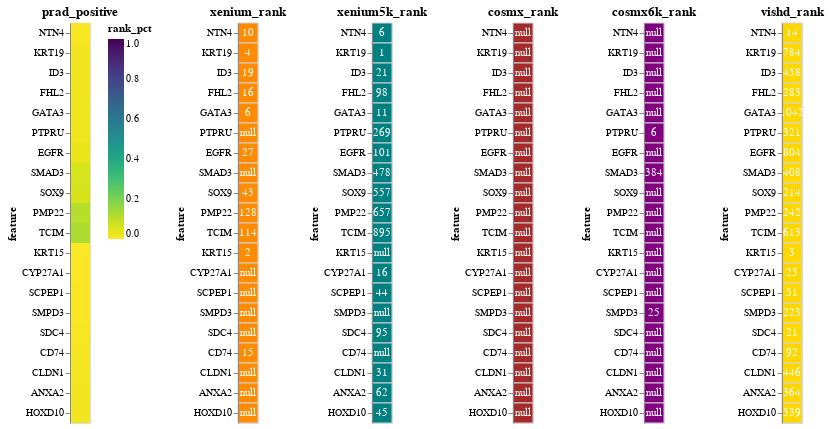

Notebook code cell kept with this figure:
### Code cell
disease, direction = 'prad', 'positive'
generate_consensus_chart(disease, direction)

### Figure 1 — Vega-Lite specification as saved in the notebook (floating-point values rounded to 4 significant figures)
{"config": {"view": {"continuousWidth": 300, "continuousHeight": 300}}, "hconcat": [{"data": {"name": "data-7959b74187448b733f60c9489628d5d8"}, "mark": {"type": "rect"}, "encoding": {"color": {"field": "rank_pct", "scale": {"domain": [0, 1.0], "reverse": true, "scheme": "viridis"}, "type": "quantitative"}, "y": {"field": "feature", "sort": ["NTN4", "KRT19", "ID3", "FHL2", "GATA3", "PTPRU", "EGFR", "SMAD3", "SOX9", "PMP22", "TCIM", "KRT15", "CYP27A1", "SCPEP1", "SMPD3", "SDC4", "CD74", "CLDN1", "ANXA2", "HOXD10"], "type": "nominal"}}, "title": "prad_positive"}, {"hconcat": [{"layer": [{"mark": {"type": "rect", "color": "darkorange", "stroke": "lightgray", "strokeWidth": 1}, "encoding": {"y": {"field": "feature", "sort": ["NTN4", "KRT19", "ID3", "FHL2", "GATA3", "PTPRU", "EGFR", "SMAD3", "SOX9", "PMP22", "TCIM", "KRT15", "CYP27A1", "SCPEP1", "SMPD3", "SDC4", "CD74", "CLDN1", "ANXA2", "HOXD10"], "type": "nominal"}}, "title": "xenium_rank"}, {"mark": {"type": "text", "baseline": "middle", "color": "white"}, "encoding": {"text": {"field": "value", "type": "quantitative"}, "y": {"field": "feature", "sort": ["NTN4", "KRT19", "ID3", "FHL2", "GATA3", "PTPRU", "EGFR", "SMAD3", "SOX9", "PMP22", "TCIM", "KRT15", "CYP27A1", "SCPEP1", "SMPD3", "SDC4", "CD74", "CLDN1", "ANXA2", "HOXD10"], "type": "nominal"}}}], "data": {"name": "data-a9f737940f2eab6a781b05ee1de468e6"}}, {"layer": [{"mark": {"type": "rect", "color": "teal", "stroke": "lightgray", "strokeWidth": 1}, "encoding": {"y": {"field": "feature", "sort": ["NTN4", "KRT19", "ID3", "FHL2", "GATA3", "PTPRU", "EGFR", "SMAD3", "SOX9", "PMP22", "TCIM", "KRT15", "CYP27A1", "SCPEP1", "SMPD3", "SDC4", "CD74", "CLDN1", "ANXA2", "HOXD10"], "type": "nominal"}}, "title": "xenium5k_rank"}, {"mark": {"type": "text", "baseline": "middle", "color": "white"}, "encoding": {"text": {"field": "value", "type": "quantitative"}, "y": {"field": "feature", "sort": ["NTN4", "KRT19", "ID3", "FHL2", "GATA3", "PTPRU", "EGFR", "SMAD3", "SOX9", "PMP22", "TCIM", "KRT15", "CYP27A1", "SCPEP1", "SMPD3", "SDC4", "CD74", "CLDN1", "ANXA2", "HOXD10"], "type": "nominal"}}}], "data": {"name": "data-64ba6fdefb8acffe3a240c340faa4cf4"}}, {"layer": [{"mark": {"type": "rect", "color": "brown", "stroke": "lightgray", "strokeWidth": 1}, "encoding": {"y": {"field": "feature", "sort": ["NTN4", "KRT19", "ID3", "FHL2", "GATA3", "PTPRU", "EGFR", "SMAD3", "SOX9", "PMP22", "TCIM", "KRT15", "CYP27A1", "SCPEP1", "SMPD3", "SDC4", "CD74", "CLDN1", "ANXA2", "HOXD10"], "type": "nominal"}}, "title": "cosmx_rank"}, {"mark": {"type": "text", "baseline": "middle", "color": "white"}, "encoding": {"text": {"field": "value", "type": "quantitative"}, "y": {"field": "feature", "sort": ["NTN4", "KRT19", "ID3", "FHL2", "GATA3", "PTPRU", "EGFR", "SMAD3", "SOX9", "PMP22", "TCIM", "KRT15", "CYP27A1", "SCPEP1", "SMPD3", "SDC4", "CD74", "CLDN1", "ANXA2", "HOXD10"], "type": "nominal"}}}], "data": {"name": "data-03665ef9a954444a7cba8d3777aca0fb"}}, {"layer": [{"mark": {"type": "rect", "color": "purple", "stroke": "lightgray", "strokeWidth": 1}, "encoding": {"y": {"field": "feature", "sort": ["NTN4", "KRT19", "ID3", "FHL2", "GATA3", "PTPRU", "EGFR", "SMAD3", "SOX9", "PMP22", "TCIM", "KRT15", "CYP27A1", "SCPEP1", "SMPD3", "SDC4", "CD74", "CLDN1", "ANXA2", "HOXD10"], "type": "nominal"}}, "title": "cosmx6k_rank"}, {"mark": {"type": "text", "baseline": "middle", "color": "white"}, "encoding": {"text": {"field": "value", "type": "quantitative"}, "y": {"field": "feature", "sort": ["NTN4", "KRT19", "ID3", "FHL2", "GATA3", "PTPRU", "EGFR", "SMAD3", "SOX9", "PMP22", "TCIM", "KRT15", "CYP27A1", "SCPEP1", "SMPD3", "SDC4", "CD74", "CLDN1", "ANXA2", "HOXD10"], "type": "nominal"}}}], "data": {"name": "data-b77b69abbd8621266f3eb8e4912fa67c"}}, {"layer": [{"mark": {"type": "rect", "color": "gold", "stroke": "lightgray", "strokeWidth": 1}, "encoding": {"y": {"field": "feature", "sort": ["NTN4", "KRT19", "ID3", "FHL2", "GATA3", "PTPRU", "EGFR", "SMAD3", "SOX9", "PMP22", "TCIM", "KRT15", "CYP27A1", "SCPEP1", "SMPD3", "SDC4", "CD74", "CLDN1", "ANXA2", "HOXD10"], "type": "nominal"}}, "title": "vishd_rank"}, {"mark": {"type": "text", "baseline": "middle", "color": "white"}, "encoding": {"text": {"field": "value", "type": "quantitative"}, "y": {"field": "feature", "sort": ["NTN4", "KRT19", "ID3", "FHL2", "GATA3", "PTPRU", "EGFR", "SMAD3", "SOX9", "PMP22", "TCIM", "KRT15", "CYP27A1", "SCPEP1", "SMPD3", "SDC4", "CD74", "CLDN1", "ANXA2", "HOXD10"], "type": "nominal"}}}], "data": {"name": "data-c91ae3f510c2898cf896e2448f089434"}}], "resolve": {"scale": {"color": "independent", "x": "independent", "y": "independent"}}}], "resolve": {"scale": {"color": "independent", "x": "independent", "y": "independent"}}, "$schema": "https://vega.github.io/schema/vega-lite/v5.20.1.json", "datasets": {"data-7959b74187448b733f60c9489628d5d8": [{"disease": "prad", "feature": "NTN4", "direction": "positive", "correlation": 0.5189, "rank": 10.0, "rank_pct": 0.005381, "count": 3, "xenium_rank": 10.0, "xenium_sid_count": 37.0, "xenium_case_count": 19.0, "xenium_correlation": 0.4537, "xenium5k_rank": 6.0, "xenium5k_sid_count": 5.0, "xenium5k_case_count": 3.0, "xenium5k_correlation": 0.6263, "cosmx_rank": null, "cosmx_sid_count": null, "cosmx_case_count": null, "cosmx_correlation": null, "cosmx6k_rank": null, "cosmx6k_sid_count": null, "cosmx6k_case_count": null, "cosmx6k_correlation": null, "vishd_rank": 14.0, "vishd_sid_count": 2.0, "vishd_case_count": 1.0, "vishd_correlation": 0.4766, "count_neg": -3}, {"disease": "prad", "feature": "KRT19", "direction": "positive", "correlation": 0.4526, "rank": 263.0, "rank_pct": 0.0164, "count": 3, "xenium_rank": 4.0, "xenium_sid_count": 28.0, "xenium_case_count": 15.0, "xenium_correlation": 0.4754, "xenium5k_rank": 1.0, "xenium5k_sid_count": 2.0, "xenium5k_case_count": 2.0, "xenium5k_correlation": 0.6898, "cosmx_rank": null, "cosmx_sid_count": null, "cosmx_case_count": null, "cosmx_correlation": null, "cosmx6k_rank": null, "cosmx6k_sid_count": null, "cosmx6k_case_count": null, "cosmx6k_correlation": null, "vishd_rank": 784.0, "vishd_sid_count": 1.0, "vishd_case_count": 1.0, "vishd_correlation": 0.1928, "count_neg": -3}, {"disease": "prad", "feature": "ID3", "direction": "positive", "correlation": 0.3329, "rank": 166.0, "rank_pct": 0.01879, "count": 3, "xenium_rank": 19.0, "xenium_sid_count": 13.0, "xenium_case_count": 2.0, "xenium_correlation": 0.3114, "xenium5k_rank": 21.0, "xenium5k_sid_count": 2.0, "xenium5k_case_count": 2.0, "xenium5k_correlation": 0.4347, "cosmx_rank": null, "cosmx_sid_count": null, "cosmx_case_count": null, "cosmx_correlation": null, "cosmx6k_rank": null, "cosmx6k_sid_count": null, "cosmx6k_case_count": null, "cosmx6k_correlation": null, "vishd_rank": 458.0, "vishd_sid_count": 2.0, "vishd_case_count": 1.0, "vishd_correlation": 0.2525, "count_neg": -3}, {"disease": "prad", "feature": "FHL2", "direction": "positive", "correlation": 0.3504, "rank": 132.3, "rank_pct": 0.01913, "count": 3, "xenium_rank": 16.0, "xenium_sid_count": 36.0, "xenium_case_count": 18.0, "xenium_correlation": 0.429, "xenium5k_rank": 98.0, "xenium5k_sid_count": 4.0, "xenium5k_case_count": 3.0, "xenium5k_correlation": 0.3168, "cosmx_rank": null, "cosmx_sid_count": null, "cosmx_case_count": null, "cosmx_correlation": null, "cosmx6k_rank": null, "cosmx6k_sid_count": null, "cosmx6k_case_count": null, "cosmx6k_correlation": null, "vishd_rank": 283.0, "vishd_sid_count": 1.0, "vishd_case_count": 1.0, "vishd_correlation": 0.3055, "count_neg": -3}, {"disease": "prad", "feature": "GATA3", "direction": "positive", "correlation": 0.3641, "rank": 353.0, "rank_pct": 0.02275, "count": 3, "xenium_rank": 6.0, "xenium_sid_count": 21.0, "xenium_case_count": 16.0, "xenium_correlation": 0.392, "xenium5k_rank": 11.0, "xenium5k_sid_count": 5.0, "xenium5k_case_count": 3.0, "xenium5k_correlation": 0.5379, "cosmx_rank": null, "cosmx_sid_count": null, "cosmx_case_count": null, "cosmx_correlation": null, "cosmx6k_rank": null, "cosmx6k_sid_count": null, "cosmx6k_case_count": null, "cosmx6k_correlation": null, "vishd_rank": 1042.0, "vishd_sid_count": 1.0, "vishd_case_count": 1.0, "vishd_correlation": 0.1624, "count_neg": -3}, {"disease": "prad", "feature": "PTPRU", "direction": "positive", "correlation": 0.2237, "rank": 198.7, "rank_pct": 0.02365, "count": 3, "xenium_rank": null, "xenium_sid_count": null, "xenium_case_count": null, "xenium_correlation": null, "xenium5k_rank": 269.0, "xenium5k_sid_count": 2.0, "xenium5k_case_count": 2.0, "xenium5k_correlation": 0.1857, "cosmx_rank": null, "cosmx_sid_count": null, "cosmx_case_count": null, "cosmx_correlation": null, "cosmx6k_rank": 6.0, "cosmx6k_sid_count": 1.0, "cosmx6k_case_count": 1.0, "cosmx6k_correlation": 0.1932, "vishd_rank": 321.0, "vishd_sid_count": 1.0, "vishd_case_count": 1.0, "vishd_correlation": 0.2922, "count_neg": -3}, {"disease": "prad", "feature": "EGFR", "direction": "positive", "correlation": 0.2776, "rank": 310.7, "rank_pct": 0.03413, "count": 3, "xenium_rank": 27.0, "xenium_sid_count": 33.0, "xenium_case_count": 15.0, "xenium_correlation": 0.3198, "xenium5k_rank": 101.0, "xenium5k_sid_count": 4.0, "xenium5k_case_count": 3.0, "xenium5k_correlation": 0.3225, "cosmx_rank": null, "cosmx_sid_count": null, "cosmx_case_count": null, "cosmx_correlation": null, "cosmx6k_rank": null, "cosmx6k_sid_count": null, "cosmx6k_case_count": null, "cosmx6k_correlation": null, "vishd_rank": 804.0, "vishd_sid_count": 1.0, "vishd_case_count": 1.0, "vishd_correlation": 0.1904, "count_neg": -3}, {"disease": "prad", "feature": "SMAD3", "direction": "positive", "correlation": 0.1821, "rank": 423.3, "rank_pct": 0.05918, "count": 3, "xenium_rank": null, "xenium_sid_count": null, "xenium_case_count": null, "xenium_correlation": null, "xenium5k_rank": 478.0, "xenium5k_sid_count": 1.0, "xenium5k_case_count": 1.0, "xenium5k_correlation": 0.1832, "cosmx_rank": null, "cosmx_sid_count": null, "cosmx_case_count": null, "cosmx_correlation": null, "cosmx6k_rank": 384.0, "cosmx6k_sid_count": 1.0, "cosmx6k_case_count": 1.0, "cosmx6k_correlation": 0.0995, "vishd_rank": 408.0, "vishd_sid_count": 1.0, "vishd_case_count": 1.0, "vishd_correlation": 0.2637, "count_neg": -3}, {"disease": "prad", "feature": "SOX9", "direction": "positive", "correlation": 0.2387, "rank": 271.3, "rank_pct": 0.06035, "count": 3, "xenium_rank": 43.0, "xenium_sid_count": 25.0, "xenium_case_count": 12.0, "xenium_correlation": 0.3053, "xenium5k_rank": 557.0, "xenium5k_sid_count": 1.0, "xenium5k_case_count": 1.0, "xenium5k_correlation": 0.07781, "cosmx_rank": null, "cosmx_sid_count": null, "cosmx_case_count": null, "cosmx_correlation": null, "cosmx6k_rank": null, "cosmx6k_sid_count": null, "cosmx6k_case_count": null, "cosmx6k_correlation": null, "vishd_rank": 214.0, "vishd_sid_count": 1.0, "vishd_case_count": 1.0, "vishd_correlation": 0.3329, "count_neg": -3}, {"disease": "prad", "feature": "PMP22", "direction": "positive", "correlation": 0.1707, "rank": 342.3, "rank_pct": 0.1076, "count": 3, "xenium_rank": 128.0, "xenium_sid_count": 14.0, "xenium_case_count": 6.0, "xenium_correlation": 0.1298, "xenium5k_rank": 657.0, "xenium5k_sid_count": 1.0, "xenium5k_case_count": 1.0, "xenium5k_correlation": 0.06443, "cosmx_rank": null, "cosmx_sid_count": null, "cosmx_case_count": null, "cosmx_correlation": null, "cosmx6k_rank": null, "cosmx6k_sid_count": null, "cosmx6k_case_count": null, "cosmx6k_correlation": null, "vishd_rank": 242.0, "vishd_sid_count": 1.0, "vishd_case_count": 1.0, "vishd_correlation": 0.3179, "count_neg": -3}, {"disease": "prad", "feature": "TCIM", "direction": "positive", "correlation": 0.1879, "rank": 540.7, "rank_pct": 0.1232, "count": 3, "xenium_rank": 114.0, "xenium_sid_count": 24.0, "xenium_case_count": 11.0, "xenium_correlation": 0.2239, "xenium5k_rank": 895.0, "xenium5k_sid_count": 2.0, "xenium5k_case_count": 1.0, "xenium5k_correlation": 0.1188, "cosmx_rank": null, "cosmx_sid_count": null, "cosmx_case_count": null, "cosmx_correlation": null, "cosmx6k_rank": null, "cosmx6k_sid_count": null, "cosmx6k_case_count": null, "cosmx6k_correlation": null, "vishd_rank": 613.0, "vishd_sid_count": 1.0, "vishd_case_count": 1.0, "vishd_correlation": 0.2211, "count_neg": -3}, {"disease": "prad", "feature": "KRT15", "direction": "positive", "correlation": 0.5232, "rank": 2.5, "rank_pct": 0.001503, "count": 2, "xenium_rank": 2.0, "xenium_sid_count": 22.0, "xenium_case_count": 17.0, "xenium_correlation": 0.5194, "xenium5k_rank": null, "xenium5k_sid_count": null, "xenium5k_case_count": null, "xenium5k_correlation": null, "cosmx_rank": null, "cosmx_sid_count": null, "cosmx_case_count": null, "cosmx_correlation": null, "cosmx6k_rank": null, "cosmx6k_sid_count": null, "cosmx6k_case_count": null, "cosmx6k_correlation": null, "vishd_rank": 3.0, "vishd_sid_count": 2.0, "vishd_case_count": 1.0, "vishd_correlation": 0.5269, "count_neg": -2}, {"disease": "prad", "feature": "CYP27A1", "direction": "positive", "correlation": 0.4744, "rank": 19.5, "rank_pct": 0.002189, "count": 2, "xenium_rank": null, "xenium_sid_count": null, "xenium_case_count": null, "xenium_correlation": null, "xenium5k_rank": 16.0, "xenium5k_sid_count": 5.0, "xenium5k_case_count": 3.0, "xenium5k_correlation": 0.4989, "cosmx_rank": null, "cosmx_sid_count": null, "cosmx_case_count": null, "cosmx_correlation": null, "cosmx6k_rank": null, "cosmx6k_sid_count": null, "cosmx6k_case_count": null, "cosmx6k_correlation": null, "vishd_rank": 23.0, "vishd_sid_count": 2.0, "vishd_case_count": 1.0, "vishd_correlation": 0.4499, "count_neg": -2}, {"disease": "prad", "feature": "SCPEP1", "direction": "positive", "correlation": 0.4085, "rank": 47.5, "rank_pct": 0.005681, "count": 2, "xenium_rank": null, "xenium_sid_count": null, "xenium_case_count": null, "xenium_correlation": null, "xenium5k_rank": 44.0, "xenium5k_sid_count": 5.0, "xenium5k_case_count": 3.0, "xenium5k_correlation": 0.3976, "cosmx_rank": null, "cosmx_sid_count": null, "cosmx_case_count": null, "cosmx_correlation": null, "cosmx6k_rank": null, "cosmx6k_sid_count": null, "cosmx6k_case_count": null, "cosmx6k_correlation": null, "vishd_rank": 51.0, "vishd_sid_count": 1.0, "vishd_case_count": 1.0, "vishd_correlation": 0.4193, "count_neg": -2}, {"disease": "prad", "feature": "SMPD3", "direction": "positive", "correlation": 0.2522, "rank": 124.0, "rank_pct": 0.008185, "count": 2, "xenium_rank": null, "xenium_sid_count": null, "xenium_case_count": null, "xenium_correlation": null, "xenium5k_rank": null, "xenium5k_sid_count": null, "xenium5k_case_count": null, "xenium5k_correlation": null, "cosmx_rank": null, "cosmx_sid_count": null, "cosmx_case_count": null, "cosmx_correlation": null, "cosmx6k_rank": 25.0, "cosmx6k_sid_count": 1.0, "cosmx6k_case_count": 1.0, "cosmx6k_correlation": 0.1771, "vishd_rank": 223.0, "vishd_sid_count": 1.0, "vishd_case_count": 1.0, "vishd_correlation": 0.3273, "count_neg": -2}, {"disease": "prad", "feature": "SDC4", "direction": "positive", "correlation": 0.361, "rank": 58.0, "rank_pct": 0.009804, "count": 2, "xenium_rank": null, "xenium_sid_count": null, "xenium_case_count": null, "xenium_correlation": null, "xenium5k_rank": 95.0, "xenium5k_sid_count": 2.0, "xenium5k_case_count": 2.0, "xenium5k_correlation": 0.2687, "cosmx_rank": null, "cosmx_sid_count": null, "cosmx_case_count": null, "cosmx_correlation": null, "cosmx6k_rank": null, "cosmx6k_sid_count": null, "cosmx6k_case_count": null, "cosmx6k_correlation": null, "vishd_rank": 21.0, "vishd_sid_count": 1.0, "vishd_case_count": 1.0, "vishd_correlation": 0.4533, "count_neg": -2}, {"disease": "prad", "feature": "CD74", "direction": "positive", "correlation": 0.362, "rank": 53.5, "rank_pct": 0.0132, "count": 2, "xenium_rank": 15.0, "xenium_sid_count": 11.0, "xenium_case_count": 2.0, "xenium_correlation": 0.3294, "xenium5k_rank": null, "xenium5k_sid_count": null, "xenium5k_case_count": null, "xenium5k_correlation": null, "cosmx_rank": null, "cosmx_sid_count": null, "cosmx_case_count": null, "cosmx_correlation": null, "cosmx6k_rank": null, "cosmx6k_sid_count": null, "cosmx6k_case_count": null, "cosmx6k_correlation": null, "vishd_rank": 92.0, "vishd_sid_count": 1.0, "vishd_case_count": 1.0, "vishd_correlation": 0.3947, "count_neg": -2}, {"disease": "prad", "feature": "CLDN1", "direction": "positive", "correlation": 0.28, "rank": 238.5, "rank_pct": 0.01533, "count": 2, "xenium_rank": null, "xenium_sid_count": null, "xenium_case_count": null, "xenium_correlation": null, "xenium5k_rank": 31.0, "xenium5k_sid_count": 3.0, "xenium5k_case_count": 3.0, "xenium5k_correlation": 0.3048, "cosmx_rank": null, "cosmx_sid_count": null, "cosmx_case_count": null, "cosmx_correlation": null, "cosmx6k_rank": null, "cosmx6k_sid_count": null, "cosmx6k_case_count": null, "cosmx6k_correlation": null, "vishd_rank": 446.0, "vishd_sid_count": 2.0, "vishd_case_count": 1.0, "vishd_correlation": 0.2552, "count_neg": -2}, {"disease": "prad", "feature": "ANXA2", "direction": "positive", "correlation": 0.3265, "rank": 213.0, "rank_pct": 0.01608, "count": 2, "xenium_rank": null, "xenium_sid_count": null, "xenium_case_count": null, "xenium_correlation": null, "xenium5k_rank": 62.0, "xenium5k_sid_count": 5.0, "xenium5k_case_count": 3.0, "xenium5k_correlation": 0.3778, "cosmx_rank": null, "cosmx_sid_count": null, "cosmx_case_count": null, "cosmx_correlation": null, "cosmx6k_rank": null, "cosmx6k_sid_count": null, "cosmx6k_case_count": null, "cosmx6k_correlation": null, "vishd_rank": 364.0, "vishd_sid_count": 1.0, "vishd_case_count": 1.0, "vishd_correlation": 0.2751, "count_neg": -2}, {"disease": "prad", "feature": "HOXD10", "direction": "positive", "correlation": 0.3017, "rank": 292.0, "rank_pct": 0.01926, "count": 2, "xenium_rank": null, "xenium_sid_count": null, "xenium_case_count": null, "xenium_correlation": null, "xenium5k_rank": 45.0, "xenium5k_sid_count": 4.0, "xenium5k_case_count": 3.0, "xenium5k_correlation": 0.3676, "cosmx_rank": null, "cosmx_sid_count": null, "cosmx_case_count": null, "cosmx_correlation": null, "cosmx6k_rank": null, "cosmx6k_sid_count": null, "cosmx6k_case_count": null, "cosmx6k_correlation": null, "vishd_rank": 539.0, "vishd_sid_count": 1.0, "vishd_case_count": 1.0, "vishd_correlation": 0.2358, "count_neg": -2}], "data-a9f737940f2eab6a781b05ee1de468e6": [{"disease": "prad", "feature": "NTN4", "variable": "xenium_rank", "value": 10.0}, {"disease": "prad", "feature": "KRT19", "variable": "xenium_rank", "value": 4.0}, {"disease": "prad", "feature": "ID3", "variable": "xenium_rank", "value": 19.0}, {"disease": "prad", "feature": "FHL2", "variable": "xenium_rank", "value": 16.0}, {"disease": "prad", "feature": "GATA3", "variable": "xenium_rank", "value": 6.0}, {"disease": "prad", "feature": "PTPRU", "variable": "xenium_rank", "value": null}, {"disease": "prad", "feature": "EGFR", "variable": "xenium_rank", "value": 27.0}, {"disease": "prad", "feature": "SMAD3", "variable": "xenium_rank", "value": null}, {"disease": "prad", "feature": "SOX9", "variable": "xenium_rank", "value": 43.0}, {"disease": "prad", "feature": "PMP22", "variable": "xenium_rank", "value": 128.0}, {"disease": "prad", "feature": "TCIM", "variable": "xenium_rank", "value": 114.0}, {"disease": "prad", "feature": "KRT15", "variable": "xenium_rank", "value": 2.0}, {"disease": "prad", "feature": "CYP27A1", "variable": "xenium_rank", "value": null}, {"disease": "prad", "feature": "SCPEP1", "variable": "xenium_rank", "value": null}, {"disease": "prad", "feature": "SMPD3", "variable": "xenium_rank", "value": null}, {"disease": "prad", "feature": "SDC4", "variable": "xenium_rank", "value": null}, {"disease": "prad", "feature": "CD74", "variable": "xenium_rank", "value": 15.0}, {"disease": "prad", "feature": "CLDN1", "variable": "xenium_rank", "value": null}, {"disease": "prad", "feature": "ANXA2", "variable": "xenium_rank", "value": null}, {"disease": "prad", "feature": "HOXD10", "variable": "xenium_rank", "value": null}], "data-64ba6fdefb8acffe3a240c340faa4cf4": [{"disease": "prad", "feature": "NTN4", "variable": "xenium5k_rank", "value": 6.0}, {"disease": "prad", "feature": "KRT19", "variable": "xenium5k_rank", "value": 1.0}, {"disease": "prad", "feature": "ID3", "variable": "xenium5k_rank", "value": 21.0}, {"disease": "prad", "feature": "FHL2", "variable": "xenium5k_rank", "value": 98.0}, {"disease": "prad", "feature": "GATA3", "variable": "xenium5k_rank", "value": 11.0}, {"disease": "prad", "feature": "PTPRU", "variable": "xenium5k_rank", "value": 269.0}, {"disease": "prad", "feature": "EGFR", "variable": "xenium5k_rank", "value": 101.0}, {"disease": "prad", "feature": "SMAD3", "variable": "xenium5k_rank", "value": 478.0}, {"disease": "prad", "feature": "SOX9", "variable": "xenium5k_rank", "value": 557.0}, {"disease": "prad", "feature": "PMP22", "variable": "xenium5k_rank", "value": 657.0}, {"disease": "prad", "feature": "TCIM", "variable": "xenium5k_rank", "value": 895.0}, {"disease": "prad", "feature": "KRT15", "variable": "xenium5k_rank", "value": null}, {"disease": "prad", "feature": "CYP27A1", "variable": "xenium5k_rank", "value": 16.0}, {"disease": "prad", "feature": "SCPEP1", "variable": "xenium5k_rank", "value": 44.0}, {"disease": "prad", "feature": "SMPD3", "variable": "xenium5k_rank", "value": null}, {"disease": "prad", "feature": "SDC4", "variable": "xenium5k_rank", "value": 95.0}, {"disease": "prad", "feature": "CD74", "variable": "xenium5k_rank", "value": null}, {"disease": "prad", "feature": "CLDN1", "variable": "xenium5k_rank", "value": 31.0}, {"disease": "prad", "feature": "ANXA2", "variable": "xenium5k_rank", "value": 62.0}, {"disease": "prad", "feature": "HOXD10", "variable": "xenium5k_rank", "value": 45.0}], "data-03665ef9a954444a7cba8d3777aca0fb": [{"disease": "prad", "feature": "NTN4", "variable": "cosmx_rank", "value": null}, {"disease": "prad", "feature": "KRT19", "variable": "cosmx_rank", "value": null}, {"disease": "prad", "feature": "ID3", "variable": "cosmx_rank", "value": null}, {"disease": "prad", "feature": "FHL2", "variable": "cosmx_rank", "value": null}, {"disease": "prad", "feature": "GATA3", "variable": "cosmx_rank", "value": null}, {"disease": "prad", "feature": "PTPRU", "variable": "cosmx_rank", "value": null}, {"disease": "prad", "feature": "EGFR", "variable": "cosmx_rank", "value": null}, {"disease": "prad", "feature": "SMAD3", "variable": "cosmx_rank", "value": null}, {"disease": "prad", "feature": "SOX9", "variable": "cosmx_rank", "value": null}, {"disease": "prad", "feature": "PMP22", "variable": "cosmx_rank", "value": null}, {"disease": "prad", "feature": "TCIM", "variable": "cosmx_rank", "value": null}, {"disease": "prad", "feature": "KRT15", "variable": "cosmx_rank", "value": null}, {"disease": "prad", "feature": "CYP27A1", "variable": "cosmx_rank", "value": null}, {"disease": "prad", "feature": "SCPEP1", "variable": "cosmx_rank", "value": null}, {"disease": "prad", "feature": "SMPD3", "variable": "cosmx_rank", "value": null}, {"disease": "prad", "feature": "SDC4", "variable": "cosmx_rank", "value": null}, {"disease": "prad", "feature": "CD74", "variable": "cosmx_rank", "value": null}, {"disease": "prad", "feature": "CLDN1", "variable": "cosmx_rank", "value": null}, {"disease": "prad", "feature": "ANXA2", "variable": "cosmx_rank", "value": null}, {"disease": "prad", "feature": "HOXD10", "variable": "cosmx_rank", "value": null}], "data-b77b69abbd8621266f3eb8e4912fa67c": [{"disease": "prad", "feature": "NTN4", "variable": "cosmx6k_rank", "value": null}, {"disease": "prad", "feature": "KRT19", "variable": "cosmx6k_rank", "value": null}, {"disease": "prad", "feature": "ID3", "variable": "cosmx6k_rank", "value": null}, {"disease": "prad", "feature": "FHL2", "variable": "cosmx6k_rank", "value": null}, {"disease": "prad", "feature": "GATA3", "variable": "cosmx6k_rank", "value": null}, {"disease": "prad", "feature": "PTPRU", "variable": "cosmx6k_rank", "value": 6.0}, {"disease": "prad", "feature": "EGFR", "variable": "cosmx6k_rank", "value": null}, {"disease": "prad", "feature": "SMAD3", "variable": "cosmx6k_rank", "value": 384.0}, {"disease": "prad", "feature": "SOX9", "variable": "cosmx6k_rank", "value": null}, {"disease": "prad", "feature": "PMP22", "variable": "cosmx6k_rank", "value": null}, {"disease": "prad", "feature": "TCIM", "variable": "cosmx6k_rank", "value": null}, {"disease": "prad", "feature": "KRT15", "variable": "cosmx6k_rank", "value": null}, {"disease": "prad", "feature": "CYP27A1", "variable": "cosmx6k_rank", "value": null}, {"disease": "prad", "feature": "SCPEP1", "variable": "cosmx6k_rank", "value": null}, {"disease": "prad", "feature": "SMPD3", "variable": "cosmx6k_rank", "value": 25.0}, {"disease": "prad", "feature": "SDC4", "variable": "cosmx6k_rank", "value": null}, {"disease": "prad", "feature": "CD74", "variable": "cosmx6k_rank", "value": null}, {"disease": "prad", "feature": "CLDN1", "variable": "cosmx6k_rank", "value": null}, {"disease": "prad", "feature": "ANXA2", "variable": "cosmx6k_rank", "value": null}, {"disease": "prad", "feature": "HOXD10", "variable": "cosmx6k_rank", "value": null}], "data-c91ae3f510c2898cf896e2448f089434": [{"disease": "prad", "feature": "NTN4", "variable": "vishd_rank", "value": 14.0}, {"disease": "prad", "feature": "KRT19", "variable": "vishd_rank", "value": 784.0}, {"disease": "prad", "feature": "ID3", "variable": "vishd_rank", "value": 458.0}, {"disease": "prad", "feature": "FHL2", "variable": "vishd_rank", "value": 283.0}, {"disease": "prad", "feature": "GATA3", "variable": "vishd_rank", "value": 1042.0}, {"disease": "prad", "feature": "PTPRU", "variable": "vishd_rank", "value": 321.0}, {"disease": "prad", "feature": "EGFR", "variable": "vishd_rank", "value": 804.0}, {"disease": "prad", "feature": "SMAD3", "variable": "vishd_rank", "value": 408.0}, {"disease": "prad", "feature": "SOX9", "variable": "vishd_rank", "value": 214.0}, {"disease": "prad", "feature": "PMP22", "variable": "vishd_rank", "value": 242.0}, {"disease": "prad", "feature": "TCIM", "variable": "vishd_rank", "value": 613.0}, {"disease": "prad", "feature": "KRT15", "variable": "vishd_rank", "value": 3.0}, {"disease": "prad", "feature": "CYP27A1", "variable": "vishd_rank", "value": 23.0}, {"disease": "prad", "feature": "SCPEP1", "variable": "vishd_rank", "value": 51.0}, {"disease": "prad", "feature": "SMPD3", "variable": "vishd_rank", "value": 223.0}, {"disease": "prad", "feature": "SDC4", "variable": "vishd_rank", "value": 21.0}, {"disease": "prad", "feature": "CD74", "variable": "vishd_rank", "value": 92.0}, {"disease": "prad", "feature": "CLDN1", "variable": "vishd_rank", "value": 446.0}, {"disease": "prad", "feature": "ANXA2", "variable": "vishd_rank", "value": 364.0}, {"disease": "prad", "feature": "HOXD10", "variable": "vishd_rank", "value": 539.0}]}}
